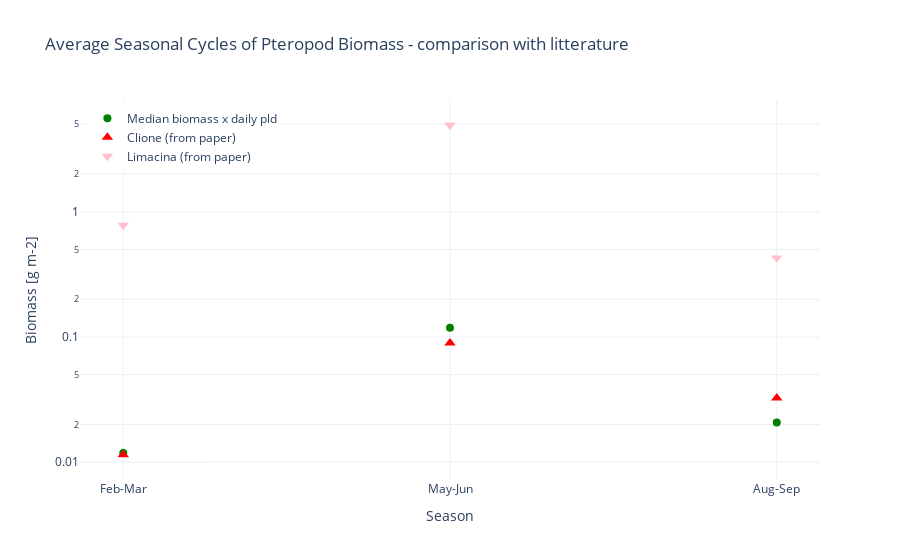

Notebook code cell kept with this figure:
### Code cell
fig = go.Figure()

# Median - daily pld
fig.add_trace(go.Scatter(
    x=df_paperseasonal['season'],
    y=df_paperseasonal['pteropod_biomass_median'],
    mode='markers',
    name='Median biomass x daily pld',
    marker=dict(color='green', symbol='circle', size=8)
))

#add data from paper
for species in df_mackasgalbraith["species_name"].unique():
    sub_df_mackasgalbraith = df_mackasgalbraith[df_mackasgalbraith["species_name"] == species]
    fig.add_trace(go.Scatter(
        x=sub_df_mackasgalbraith["season"],
        y=sub_df_mackasgalbraith["biomass"],
        mode="markers",
        name=f'{species} (from paper)',
        marker=dict(
            size=10,
            color='red'if species == "Clione" else "pink",
            symbol="triangle-up" if species == "Clione" else "triangle-down"
        )
    ))

# presentation
fig.update_layout(
    title='Average Seasonal Cycles of Pteropod Biomass - comparison with litterature',
    xaxis=dict(title='Season'),
    yaxis=dict(
        title='Biomass [g m-2]',
        type='log',
    ),
    yaxis2=dict(
        title='Non-NaN count',
        overlaying='y',
        side='right',
        showgrid=False
    ),
    legend=dict(x=0.01, y=0.99),
    template='plotly_white'
)

fig.show()

### Figure 1 — Plotly figure (JSON) as saved in the notebook; plotly's stock layout.template omitted (floating-point values rounded to 4 significant figures)
{"data": [{"marker": {"color": "green", "size": 8, "symbol": "circle"}, "mode": "markers", "name": "Median biomass x daily pld", "type": "scatter", "x": ["Feb-Mar", "May-Jun", "Aug-Sep"], "y": [0.01182, 0.1184, 0.02077]}, {"marker": {"color": "red", "size": 10, "symbol": "triangle-up"}, "mode": "markers", "name": "Clione (from paper)", "type": "scatter", "x": ["Feb-Mar", "May-Jun", "Aug-Sep"], "y": [0.01147, 0.08962, 0.0325]}, {"marker": {"color": "pink", "size": 10, "symbol": "triangle-down"}, "mode": "markers", "name": "Limacina (from paper)", "type": "scatter", "x": ["Feb-Mar", "May-Jun", "Aug-Sep"], "y": [0.7814, 4.903, 0.4275]}], "layout": {"legend": {"x": 0.01, "y": 0.99}, "title": {"text": "Average Seasonal Cycles of Pteropod Biomass - comparison with litterature"}, "xaxis": {"title": {"text": "Season"}}, "yaxis": {"title": {"text": "Biomass [g m-2]"}, "type": "log"}, "yaxis2": {"overlaying": "y", "showgrid": false, "side": "right", "title": {"text": "Non-NaN count"}}}}
